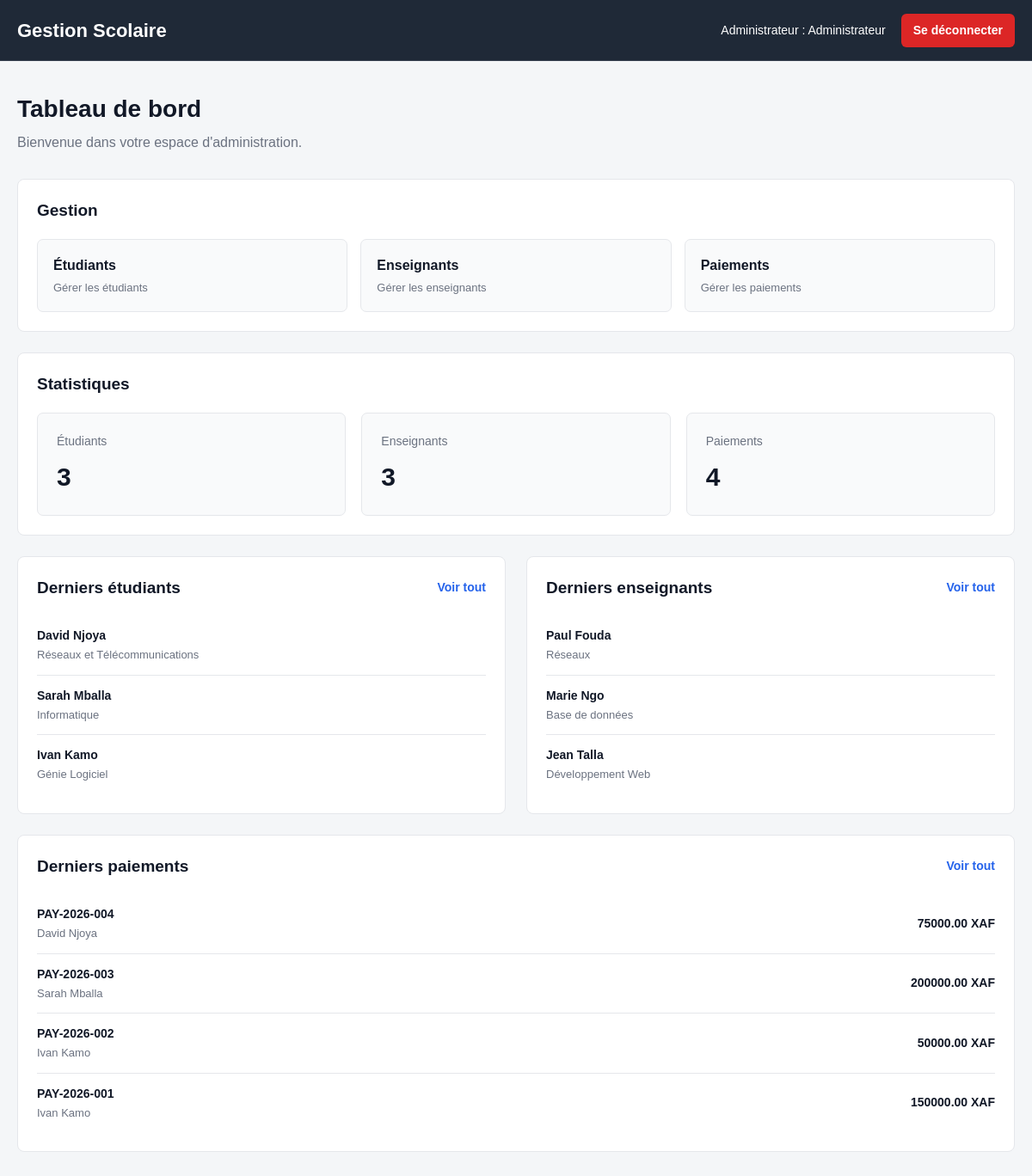
The app's page /dashboard (signed in) with its own data.
### tables this page shows
CREATE TABLE students (
    id INT UNSIGNED AUTO_INCREMENT PRIMARY KEY,
    first_name VARCHAR(100) NOT NULL,
    last_name VARCHAR(100) NOT NULL,
    email VARCHAR(150) NOT NULL UNIQUE,
    phone VARCHAR(30),
    birth_date DATE,
    address VARCHAR(255),
    formation VARCHAR(150) NOT NULL,
    registration_date DATE NOT NULL,
    status VARCHAR(50) NOT NULL DEFAULT 'active',
    created_at TIMESTAMP DEFAULT CURRENT_TIMESTAMP
);

CREATE TABLE teachers (
    id INT UNSIGNED AUTO_INCREMENT PRIMARY KEY,
    first_name VARCHAR(100) NOT NULL,
    last_name VARCHAR(100) NOT NULL,
    email VARCHAR(150) NOT NULL UNIQUE,
    phone VARCHAR(30),
    speciality VARCHAR(150) NOT NULL,
    hire_date DATE NOT NULL,
    status VARCHAR(50) NOT NULL DEFAULT 'active',
    created_at TIMESTAMP DEFAULT CURRENT_TIMESTAMP
);

CREATE TABLE payments (
    id INT UNSIGNED AUTO_INCREMENT PRIMARY KEY,
    reference VARCHAR(100) NOT NULL UNIQUE,
    student_id INT UNSIGNED NOT NULL,
    amount DECIMAL(10, 2) NOT NULL,
    payment_date DATE NOT NULL,
    payment_method VARCHAR(100) NOT NULL,
    status VARCHAR(50) NOT NULL DEFAULT 'pending',
    comment TEXT,
    created_at TIMESTAMP DEFAULT CURRENT_TIMESTAMP,
    CONSTRAINT fk_payments_student
        FOREIGN KEY (student_id)
        REFERENCES students(id)
        ON DELETE CASCADE
        ON UPDATE CASCADE
);

### controllers/AdminDashboardController.php (called while the page is built, shortened)
<?php
class AdminDashboardController
{
    private PDO $pdo;
    public function __construct(PDO $pdo)
    {
        $this->pdo = $pdo;
    }
    public function index(): void
    {
        $studentsCount = $this->count('students');
        $teachersCount = $this->count('teachers');
        $paymentsCount = $this->count('payments');
        $stmt = $this->pdo->query("
            SELECT *
            FROM students
            ORDER BY id DESC
            LIMIT 5
        ");
        $recentStudents = $stmt->fetchAll(PDO::FETCH_ASSOC);
        $stmt = $this->pdo->query("
            SELECT
                payments.*,
                students.first_name,
                students.last_name
            FROM payments
            INNER JOIN students
                ON payments.student_id = students.id
            ORDER BY payments.id DESC
            LIMIT 5
        ");
        $recentsTeachers = $this->pdo->query("
            SELECT *
            FROM teachers
            ORDER BY id DESC
            LIMIT 5
        ");
        $recentPayments = $stmt->fetchAll(PDO::FETCH_ASSOC);
        $recentTeachers = $recentsTeachers->fetchAll(PDO::FETCH_ASSOC);
        require_once __DIR__ . '/../views/dashboard/admin.php';
    }
    private function count(string $table): int
    {
        $stmt = $this->pdo->query(
            "SELECT COUNT(*) FROM {$table}"
        );
        return (int) $stmt->fetchColumn();
    }
}

### views/dashboard/admin.php (the view, shortened to what this page needs)
<!DOCTYPE html>
<html lang="fr">
<head>
    <link rel="stylesheet" href="/css/style.css">
</head>
<body>
    <header class="topbar">
        <div class="container topbar-content">
            <h1>Gestion Scolaire</h1>
            <div class="admin-info">
                <span>
                    Administrateur :
                    <?= htmlspecialchars($_SESSION['user_name']) ?>
                </span>
                <a href="/logout" class="btn btn-danger">
                    Se déconnecter
                </a>
            </div>
        </div>
    </header>
    <main class="container dashboard">
        <div class="page-header">
            <div>
                <h2>Tableau de bord</h2>
                <p>
                    Bienvenue dans votre espace d'administration.
                </p>
            </div>
        </div>
        <section class="dashboard-section">
            <div class="section-header">
                <h2>Gestion</h2>
            </div>
            <nav class="management-links">
                <a href="/students" class="management-card">
                    <strong>Étudiants</strong>
                    <span>Gérer les étudiants</span>
                </a>
                <a href="/teachers" class="management-card">
                    <strong>Enseignants</strong>
                    <span>Gérer les enseignants</span>
                </a>
                <a href="/payments" class="management-card">
                    <strong>Paiements</strong>
                    <span>Gérer les paiements</span>
                </a>
            </nav>
        </section>
        <section class="dashboard-section">
            <div class="section-header">
                <h2>Statistiques</h2>
            </div>
            <div class="stats-grid">
                <div class="stat-card">
                    <span class="stat-label">
                        Étudiants
                    </span>
                    <strong class="stat-value">
                        <?= $studentsCount ?>
                    </strong>
                </div>
                <div class="stat-card">
                    <span class="stat-label">
                        Enseignants
                    </span>
                    <strong class="stat-value">
                        <?= $teachersCount ?>
                    </strong>
                </div>
                <div class="stat-card">
                    <span class="stat-label">
                        Paiements
                    </span>
                    <strong class="stat-value">
                        <?= $paymentsCount ?>
                    </strong>
                </div>
            </div>
        </section>
        <div class="recent-grid">
            <section class="dashboard-section">
                <div class="section-header">
                    <h2>Derniers étudiants</h2>
                    <a href="/students" class="section-link">
                        Voir tout
                    </a>
                </div>
                <?php if (empty($recentStudents)): ?>
                <p class="empty-message">
                    Aucun étudiant enregistré.
                </p>
                <?php else: ?>
                <ul class="recent-list">
                    <?php foreach ($recentStudents as $student): ?>
                    <li>
                        <div>
                            <strong>
                                <?= htmlspecialchars(
                                            $student['first_name'] . ' ' . $student['last_name']
                                        ) ?>
                            </strong>
                            <span>
                                <?= htmlspecialchars(
                                            $student['formation'] ?? ''
                                        ) ?>
                            </span>
                        </div>
                    </li>
                    <?php endforeach; ?>
                </ul>
                <?php endif; ?>
            </section>
            <section class="dashboard-section">
                <div class="section-header">
                    <h2>Derniers enseignants</h2>
                    <a href="/teachers" class="section-link">
                        Voir tout
                    </a>
                </div>
                <?php if (empty($recentTeachers)): ?>
                <p class="empty-message">
                    Aucun enseignant enregistré.
                </p>
                <?php else: ?>
                <ul class="recent-list">
                    <?php foreach ($recentTeachers as $teacher): ?>
                    <li>
                        <div>
                            <strong>
                                <?= htmlspecialchars(
                                            $teacher['first_name'] . ' ' . $teacher['last_name']
                                        ) ?>
                            </strong>
                            <span>
                                <?= htmlspecialchars(
                                            $teacher['speciality'] ?? ''
                                        ) ?>
                            </span>
                        </div>
                    </li>
                    <?php endforeach; ?>
                </ul>
                <?php endif; ?>
            </section>
        </div>
        <section class="dashboard-section">
            <div class="section-header">
                <h2>Derniers paiements</h2>
                <a href="/payments" class="section-link">
                    Voir tout
                </a>
            </div>
            <?php if (empty($recentPayments)): ?>
            <p class="empty-message">
                Aucun paiement enregistré.
            </p>
            <?php else: ?>
            <ul class="recent-list payments-list">
                <?php foreach ($recentPayments as $payment): ?>
                <li>
                    <div>
                        <strong>
                            <?= htmlspecialchars($payment['reference']) ?>
                        </strong>
                        <span>
                            <?= htmlspecialchars(
                                        $payment['first_name'] . ' ' . $payment['last_name']
                                    ) ?>
                        </span>
                    </div>
                    <strong>
                        <?= htmlspecialchars($payment['amount'] . ' XAF') ?>
                    </strong>
                </li>
                <?php endforeach; ?>
            </ul>
            <?php endif; ?>
        </section>
    </main>
</body>
</html>

### public/index.php (shortened to what this page needs)
<?php
require_once __DIR__ . '/../config/database.php';
require_once __DIR__ . '/../controllers/AdminDashboardController.php';
require_once __DIR__ . '/../controllers/PaymentController.php';
$path = parse_url($_SERVER['REQUEST_URI'], PHP_URL_PATH);
$dashboardController = new AdminDashboardController($pdo);
switch ($path) {
    case '/dashboard':
        $dashboardController->index();
        break;
}

### public/css/style.css (style rules this page uses)
* { box-sizing: border-box; }
html, body { margin: 0; padding: 0; }
body { font-family: Arial, Helvetica, sans-serif; background: #f4f6f8; color: #1f2937; line-height: 1.5; }
a { color: inherit; text-decoration: none; }
.container { width: min(1180px, calc(100% - 40px)); margin: 0 auto; }
.topbar { background: #1f2937; color: #ffffff; border-bottom: 1px solid #374151; }
.topbar-content { min-height: 70px; display: flex; align-items: center; justify-content: space-between; gap: 20px; }
.topbar h1 { margin: 0; font-size: 22px; font-weight: 600; }
.admin-info { display: flex; align-items: center; gap: 18px; font-size: 14px; }
.btn { display: inline-flex; align-items: center; justify-content: center; padding: 9px 14px; border-radius: 6px; font-size: 14px; font-weight: 600; border: none; cursor: pointer; }
.btn-danger { background: #dc2626; color: #ffffff; }
.dashboard { padding-top: 35px; padding-bottom: 50px; }
.page-header { margin-bottom: 30px; }
.page-header h2 { margin: 0 0 6px; font-size: 28px; color: #111827; }
.page-header p { margin: 0; color: #6b7280; }
.dashboard-section { background: #ffffff; border: 1px solid #e5e7eb; border-radius: 8px; padding: 22px; margin-bottom: 24px; }
.section-header { display: flex; align-items: center; justify-content: space-between; gap: 15px; margin-bottom: 18px; }
.section-header h2 { margin: 0; font-size: 19px; color: #111827; }
.section-link { color: #2563eb; font-size: 14px; font-weight: 600; }
.management-links { display: grid; grid-template-columns: repeat(3, 1fr); gap: 15px; }
.management-card { display: flex; flex-direction: column; gap: 4px; padding: 18px; border: 1px solid #e5e7eb; border-radius: 7px; background: #f9fafb; transition: border-color 0.15s ease, background 0.15s ease; }
.management-card strong { font-size: 16px; color: #111827; }
.management-card span { font-size: 13px; color: #6b7280; }
.stats-grid { display: grid; grid-template-columns: repeat(3, 1fr); gap: 18px; }
.stat-card { padding: 22px; border: 1px solid #e5e7eb; border-radius: 7px; background: #f9fafb; }
.stat-label { display: block; margin-bottom: 8px; color: #6b7280; font-size: 14px; }
.stat-value { display: block; font-size: 30px; color: #111827; }
.recent-grid { display: grid; grid-template-columns: repeat(2, 1fr); gap: 24px; }
.recent-list { list-style: none; padding: 0; margin: 0; }
.recent-list li { display: flex; align-items: center; justify-content: space-between; gap: 15px; padding: 13px 0; border-bottom: 1px solid #e5e7eb; }
.recent-list li:last-child { border-bottom: none; }
.recent-list div { display: flex; flex-direction: column; gap: 2px; }
.recent-list strong { font-size: 14px; color: #111827; }
.recent-list span { font-size: 13px; color: #6b7280; }
.payments-list > li > strong { white-space: nowrap; }

### records on screen
students: first_name+last_name "David Njoya", formation "Réseaux et Télécommunications"
students: first_name+last_name "Sarah Mballa", formation "Informatique"
students: first_name+last_name "Ivan Kamo", formation "Génie Logiciel"
teachers: first_name+last_name "Paul Fouda", speciality "Réseaux"
teachers: first_name+last_name "Marie Ngo", speciality "Base de données"
teachers: first_name+last_name "Jean Talla", speciality "Développement Web"
payments: reference "PAY-2026-004", student.last_name "David Njoya", amount "75000.00 XAF"
payments: reference "PAY-2026-003", student.last_name "Sarah Mballa", amount "200000.00 XAF"
payments: reference "PAY-2026-002", student.last_name "Ivan Kamo", amount "50000.00 XAF"
payments: reference "PAY-2026-001", student.last_name "Ivan Kamo", amount "150000.00 XAF"

### other values on screen
$_SESSION['user_name'] "Administrateur"
$studentsCount "3"
$teachersCount "3"
$paymentsCount "4"
